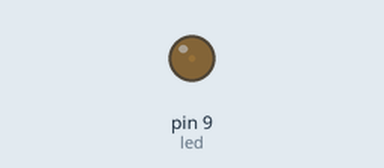
The sketch below on a simulated Arduino Uno, built with avr-gcc and run on an emulated ATmega328P. On the bench: output pins drawn as LEDs (lit = HIGH).

Above: at 0.05 s.
At 0.95 s:
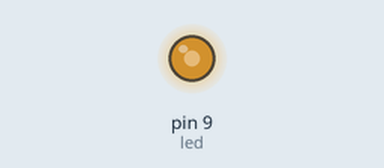
At 1.4 s:
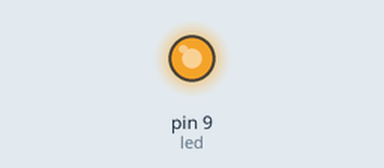
At 2.75 s:
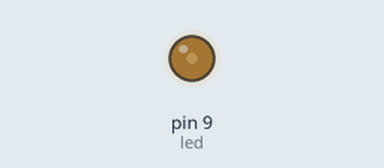
Timing chart, 0 to 7.2 s (numbered marks = the images above):
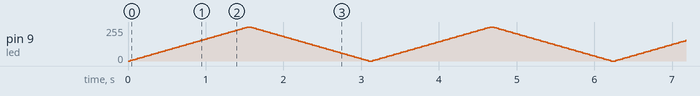

The sketch:

2_-_Fading_LED.ino
```cpp
int brightness = 0;
int led = 9;

void setup()
{
  pinMode(led, OUTPUT);
}

void loop()
{
  for (brightness = 0; brightness <= 255; brightness += 5) {
    analogWrite(led, brightness);
    delay(30);
  }
  for (brightness = 255; brightness >= 0; brightness -= 5) {
    analogWrite(led, brightness);
    delay(30);
  }
}
```
